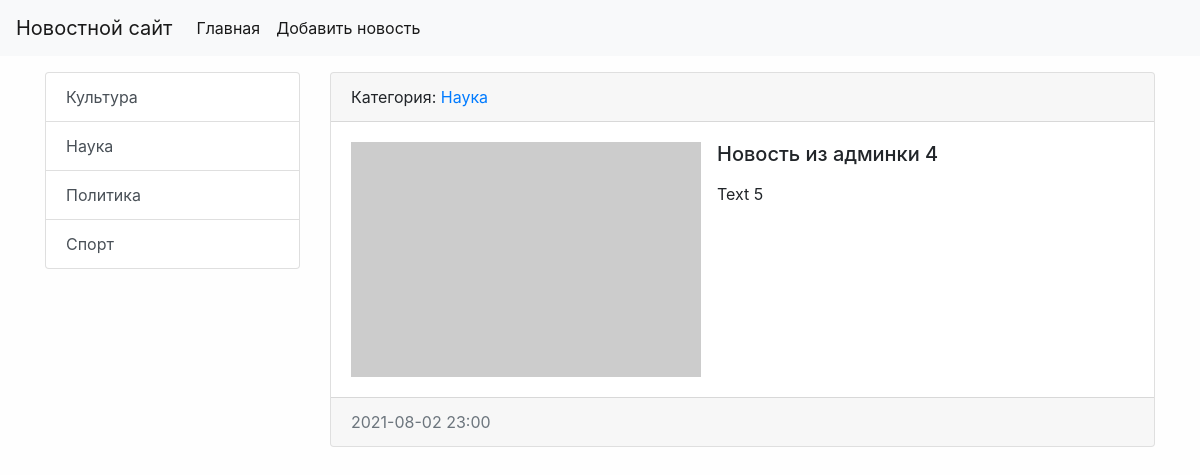
Screenshot of /news/8/ with the database file from the repository.
### news/models.py (models this page shows, shortened)
class Category(models.Model):
    title = models.CharField(max_length=150, db_index=True, verbose_name='Наименование категории')
    class Meta:
        verbose_name = 'Категория'
        verbose_name_plural = 'Категории'
        ordering = ['title']
    def __str__(self):
        return self.title
    def get_absolute_url(self):
        return reverse('category', kwargs={'create_id': self.pk})

class News(models.Model):
    title = models.CharField(max_length=200, verbose_name='Наименование')
    content = models.TextField(verbose_name='Контент')
    created_at = models.DateTimeField(auto_now_add=True, verbose_name='Дата публикации')
    updated_at = models.DateTimeField(auto_now=True, verbose_name='Обновлено')
    photo = models.ImageField(upload_to='photos/%Y/%m/%d', verbose_name='Фото', blank=True)
    is_published = models.BooleanField(default=True, verbose_name='Опубликовано')
    create = models.ForeignKey('Category', on_delete=models.PROTECT, verbose_name='Категория')  # защищена от удалени, если удалена категория
    class Meta:
        verbose_name = 'Новость'
        verbose_name_plural = 'Новости'
        ordering = ['-created_at']
    def get_absolute_url(self):
        return reverse('view_news', kwargs={'news_id': self.pk})

### news/views.py (the view)
# urls.py: path('news/<int:news_id>/', view_news, name='view_news'),
def view_news(request, news_id):
    news_item = get_object_or_404(News, pk=news_id)
    return render(request, 'news/view_news.html', {'news_item': news_item})

### news/templatetags/news_tags.py (called while the page is built)
@register.simple_tag(name='get_list_categories')
def get_categories():
    return Category.objects.all()

@register.inclusion_tag('news/list_categories.html')
def show_categories(arg1='Hello', arg2='world'):
    categories = Category.objects.all()
    return {"categories": categories, 'arg1':arg1, 'arg2':arg2}

### news/templates/news/view_news.html (shortened to what this page needs)
{% extends 'base.html' %}
{% block sidebar %}
    {% include 'inc/_sidebar.html'%}
{% endblock %}
{% block content %}
            <div class="card mb-3">
              <div class="card-header">
                  Категория: <a href="{{ news_item.get_absolute_url }}"> {{ news_item.create }}</a>
              </div>
              <div class="card-body">
                <div class="media">
                    {% if i.photo %}
                        <img src="{{ news_item.photo.url }}" alt="" width="350" class="mr-3">
                    {% else %}
                        <img src="https://picsum.photos/350/235/" alt="" class="mr-3">
                    {% endif %}
                    <div class="media-body">
                      <h5 class="card-title">{{ news_item.title }}</h5>
                      <p class="card-text">{{ news_item.content|linebreaks}}</p>
                    </div>
                </div>
              </div>
              <div class="card-footer text-muted">
                {{ news_item.created_at|date:"Y-m-d H:i"}}
            </div>
        </div>
{% endblock %}

### news/templates/news/list_categories.html
<div class="list-group">
   {% for i in categories %}
       <a href="{{ i.get_absolute_url }}" class="list-group-item list-group-item-action">{{ i.title }}</a>
   {% endfor %}
</div>

### mysite/static/css/style.css (style rules this page uses)
body { background-color: #fefefe; }

### rows the page displays
Category: title "Культура"
Category: title "Наука"
Category: title "Политика"
Category: title "Спорт"
News: create "Наука", title "Новость из админки 4", content "Text 5", created_at "2021-08-02 23:00"
